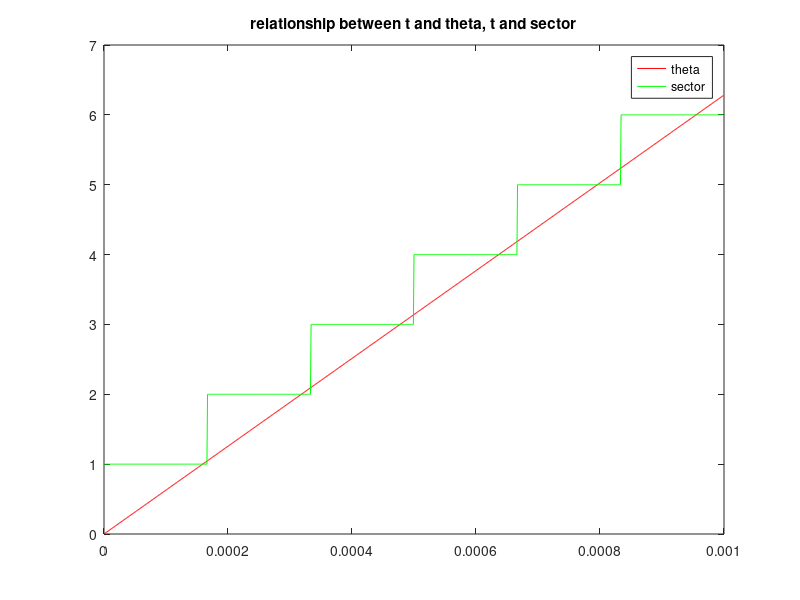
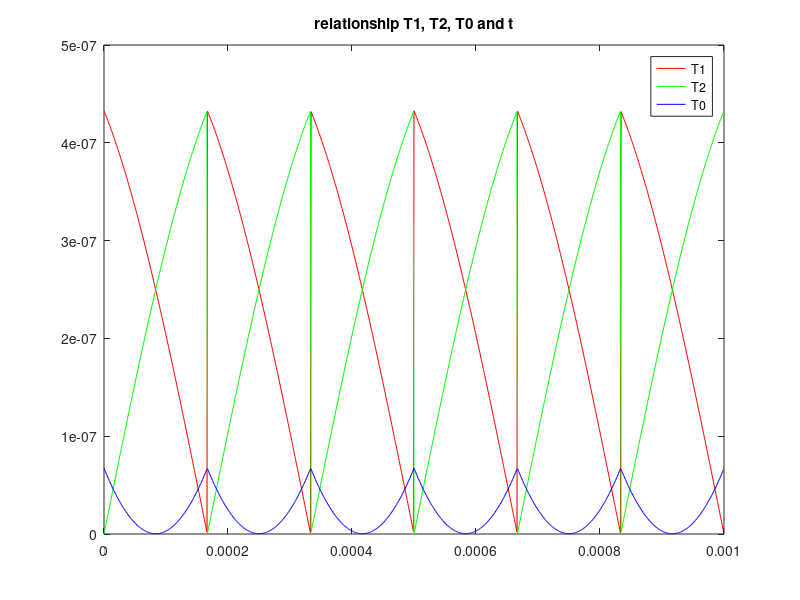
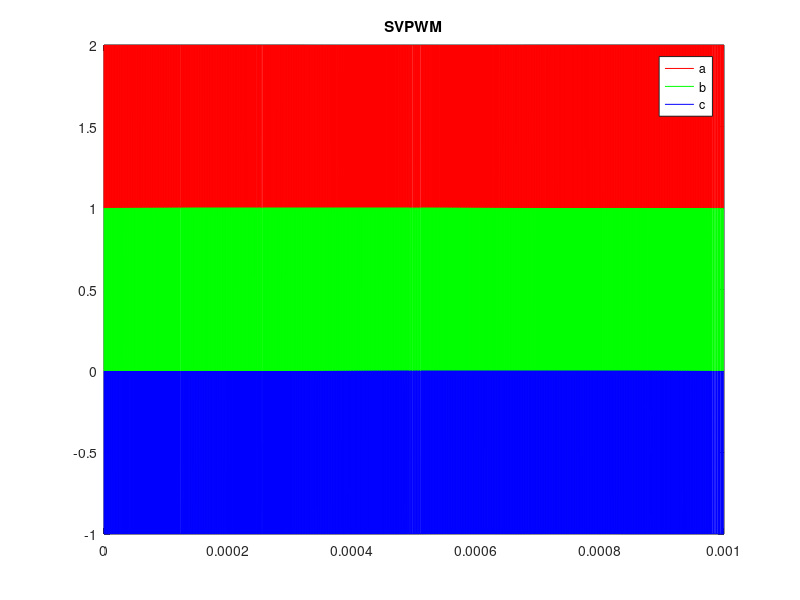
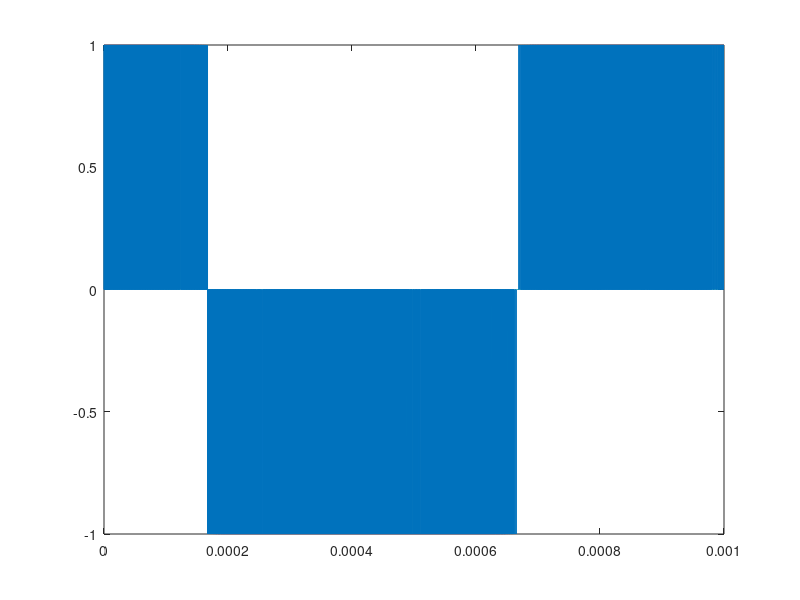

MATLAB code for these plots, in order:
clear;
# Parameters about the motor
Vdc = 12; % input voltage  of the VSI
f = 1000; % fundamental frequency Hz

# time used for running a cycle
Tcycle = 1 / f; 

# Parameters about the PWM
Fpwm = 1e6; % 10MHz

# time precision 
Tpwm = 1 / Fpwm; % 1us

# lapse time
t = 0 : Tpwm : Tcycle - Tpwm;

# calculate the angle theta
theta = 2 * pi * f * t;

# calculate the sector
sector = fix(theta / pi * 3) + 1;

# plot the time and angle
figure 1;
plot(t, theta, 'r'); 
hold on;
plot(t, sector, 'g');
legend('theta', 'sector');
title('relationship between t and theta, t and sector');

# calculate the Vref 
Vref = 0.577 * Vdc; 

# calculate the T1, T2, T3
Tpwm = 1 / Fpwm;
Tz = Tpwm / 2;
T1 = sqrt(3) * Tz * Vref * sin(sector * pi / 3 - theta) / Vdc;
T2 = sqrt(3) * Tz * Vref * sin(theta - (sector - 1) * pi / 3) / Vdc;
T0 = Tz - T1 - T2;

# plot the relationship between time and T1, T2, T3
figure 2;
plot(t, T1, 'r');
hold on;
plot(t, T2, 'g');
hold on;
plot(t, T0, 'b');
legend('T1', 'T2', 'T0');
title('relationship T1, T2, T0 and t');

# initialize the a, b, c vectors
Ts = 1 / 6 / f; % time spent in a sector

# how many Tpwm in a sector
Npwm = Ts / Tpwm;

# angle changed in a Tpwm period
Cangle = f * Tpwm * 360;

# pwm precision
Ppwm = 0.01;

for  t1 = 0 : Tpwm : Tcycle - Tpwm
  # calculate the angle theta
  theta = 2 * pi * f * t1;
  
  # calculate current pwm period
  period = fix(t1 / Tpwm);

  # calculate the sector
  sector = fix(theta / pi * 3) + 1;
  T1 = sqrt(3) * Tz * Vref * sin(sector * pi / 3 - theta) / Vdc;
  T2 = sqrt(3) * Tz * Vref * sin(theta - (sector - 1) * pi / 3) / Vdc;
  T0 = Tz - T1 - T2;
  
  start_index = period / Ppwm + 1;
  end_index = (period + 1) / Ppwm;
  
  switch(sector)
    case {1}
      points = fix(T0 / 2 / Tpwm / Ppwm);
      a(start_index : start_index + points) = 0; 
      b(start_index : start_index + points) = 0; 
      c(start_index : start_index + points) = 0; 
      a(end_index - points : end_index) = 0;
      b(end_index - points : end_index) = 0;
      c(end_index - points : end_index) = 0;
      
      start_index = start_index + points + 1;
      end_index = end_index - points - 1;
      points = fix(T1 / Tpwm / Ppwm);
      a(start_index : start_index + points) = 1; 
      b(start_index : start_index + points) = 0; 
      c(start_index : start_index + points) = 0; 
      a(end_index - points : end_index) = 1;
      b(end_index - points : end_index) = 0;
      c(end_index - points : end_index) = 0;
      
      start_index = start_index + points + 1;
      end_index = end_index - points - 1;
      points = fix(T2 / Tpwm / Ppwm);
      a(start_index : start_index + points) = 1; 
      b(start_index : start_index + points) = 1; 
      c(start_index : start_index + points) = 0; 
      a(end_index - points : end_index) = 1;
      b(end_index - points : end_index) = 1;
      c(end_index - points : end_index) = 0;
      
      start_index = start_index + points + 1;
      end_index = end_index - points - 1;
      points = fix(T0 / 2 / Tpwm / Ppwm);
      a(start_index : start_index + points) = 1; 
      b(start_index : start_index + points) = 1; 
      c(start_index : start_index + points) = 1; 
      a(end_index - points : end_index) = 1;
      b(end_index - points : end_index) = 1;
      c(end_index - points : end_index) = 1;
    case {2}
      points = fix(T0 / 2 / Tpwm / Ppwm);
      a(start_index : start_index + points) = 0; 
      b(start_index : start_index + points) = 0; 
      c(start_index : start_index + points) = 0; 
      a(end_index - points : end_index) = 0;
      b(end_index - points : end_index) = 0;
      c(end_index - points : end_index) = 0;
      
      start_index = start_index + points + 1;
      end_index = end_index - points - 1;
      points = fix(T2 / Tpwm / Ppwm);
      a(start_index : start_index + points) = 0; 
      b(start_index : start_index + points) = 1; 
      c(start_index : start_index + points) = 0; 
      a(end_index - points : end_index) = 0;
      b(end_index - points : end_index) = 1;
      c(end_index - points : end_index) = 0;
      
      start_index = start_index + points + 1;
      end_index = end_index - points - 1;
      points = fix(T1 / Tpwm / Ppwm);
      a(start_index : start_index + points) = 1; 
      b(start_index : start_index + points) = 1; 
      c(start_index : start_index + points) = 0; 
      a(end_index - points : end_index) = 1;
      b(end_index - points : end_index) = 1;
      c(end_index - points : end_index) = 0;
      
      start_index = start_index + points + 1;
      end_index = end_index - points - 1;
      points = fix(T0 / 2 / Tpwm / Ppwm);
      a(start_index : start_index + points) = 1; 
      b(start_index : start_index + points) = 1; 
      c(start_index : start_index + points) = 1; 
      a(end_index - points : end_index) = 1;
      b(end_index - points : end_index) = 1;
      c(end_index - points : end_index) = 1;
    case {3}
      points = fix(T0 / 2 / Tpwm / Ppwm);
      a(start_index : start_index + points) = 0; 
      b(start_index : start_index + points) = 0; 
      c(start_index : start_index + points) = 0; 
      a(end_index - points : end_index) = 0;
      b(end_index - points : end_index) = 0;
      c(end_index - points : end_index) = 0;
      
      start_index = start_index + points + 1;
      end_index = end_index - points - 1;
      points = fix(T1 / Tpwm / Ppwm);
      a(start_index : start_index + points) = 0; 
      b(start_index : start_index + points) = 1; 
      c(start_index : start_index + points) = 0; 
      a(end_index - points : end_index) = 0;
      b(end_index - points : end_index) = 1;
      c(end_index - points : end_index) = 0;
      
      start_index = start_index + points + 1;
      end_index = end_index - points - 1;
      points = fix(T2 / Tpwm / Ppwm);
      a(start_index : start_index + points) = 0; 
      b(start_index : start_index + points) = 1; 
      c(start_index : start_index + points) = 1; 
      a(end_index - points : end_index) = 0;
      b(end_index - points : end_index) = 1;
      c(end_index - points : end_index) = 1;
      
      start_index = start_index + points + 1;
      end_index = end_index - points - 1;
      points = fix(T0 / 2 / Tpwm / Ppwm);
      a(start_index : start_index + points) = 1; 
      b(start_index : start_index + points) = 1; 
      c(start_index : start_index + points) = 1; 
      a(end_index - points : end_index) = 1;
      b(end_index - points : end_index) = 1;
      c(end_index - points : end_index) = 1;
    case {4}
      points = fix(T0 / 2 / Tpwm / Ppwm);
      a(start_index : start_index + points) = 0; 
      b(start_index : start_index + points) = 0; 
      c(start_index : start_index + points) = 0; 
      a(end_index - points : end_index) = 0;
      b(end_index - points : end_index) = 0;
      c(end_index - points : end_index) = 0;
      
      start_index = start_index + points + 1;
      end_index = end_index - points - 1;
      points = fix(T2 / Tpwm / Ppwm);
      a(start_index : start_index + points) = 0; 
      b(start_index : start_index + points) = 0; 
      c(start_index : start_index + points) = 1; 
      a(end_index - points : end_index) = 0;
      b(end_index - points : end_index) = 0;
      c(end_index - points : end_index) = 1;
      
      start_index = start_index + points + 1;
      end_index = end_index - points - 1;
      points = fix(T1 / Tpwm / Ppwm);
      a(start_index : start_index + points) = 0; 
      b(start_index : start_index + points) = 1; 
      c(start_index : start_index + points) = 1; 
      a(end_index - points : end_index) = 0;
      b(end_index - points : end_index) = 1;
      c(end_index - points : end_index) = 1;
      
      start_index = start_index + points + 1;
      end_index = end_index - points - 1;
      points = fix(T0 / 2 / Tpwm / Ppwm);
      a(start_index : start_index + points) = 1; 
      b(start_index : start_index + points) = 1; 
      c(start_index : start_index + points) = 1; 
      a(end_index - points : end_index) = 1;
      b(end_index - points : end_index) = 1;
      c(end_index - points : end_index) = 1;
    case {5}
      points = fix(T0 / 2 / Tpwm / Ppwm);
      a(start_index : start_index + points) = 0; 
      b(start_index : start_index + points) = 0; 
      c(start_index : start_index + points) = 0; 
      a(end_index - points : end_index) = 0;
      b(end_index - points : end_index) = 0;
      c(end_index - points : end_index) = 0;
      
      start_index = start_index + points + 1;
      end_index = end_index - points - 1;
      points = fix(T1 / Tpwm / Ppwm);
      a(start_index : start_index + points) = 0; 
      b(start_index : start_index + points) = 0; 
      c(start_index : start_index + points) = 1; 
      a(end_index - points : end_index) = 0;
      b(end_index - points : end_index) = 0;
      c(end_index - points : end_index) = 1;
      
      start_index = start_index + points + 1;
      end_index = end_index - points - 1;
      points = fix(T2 / Tpwm / Ppwm);
      a(start_index : start_index + points) = 1; 
      b(start_index : start_index + points) = 0; 
      c(start_index : start_index + points) = 1; 
      a(end_index - points : end_index) = 1;
      b(end_index - points : end_index) = 0;
      c(end_index - points : end_index) = 1;
      
      start_index = start_index + points + 1;
      end_index = end_index - points - 1;
      points = fix(T0 / 2 / Tpwm / Ppwm);
      a(start_index : start_index + points) = 1; 
      b(start_index : start_index + points) = 1; 
      c(start_index : start_index + points) = 1; 
      a(end_index - points : end_index) = 1;
      b(end_index - points : end_index) = 1;
      c(end_index - points : end_index) = 1;
    case {6}
      points = fix(T0 / 2 / Tpwm / Ppwm);
      a(start_index : start_index + points) = 0; 
      b(start_index : start_index + points) = 0; 
      c(start_index : start_index + points) = 0; 
      a(end_index - points : end_index) = 0;
      b(end_index - points : end_index) = 0;
      c(end_index - points : end_index) = 0;
      
      start_index = start_index + points + 1;
      end_index = end_index - points - 1;
      points = fix(T2 / Tpwm / Ppwm);
      a(start_index : start_index + points) = 1; 
      b(start_index : start_index + points) = 0; 
      c(start_index : start_index + points) = 0; 
      a(end_index - points : end_index) = 1;
      b(end_index - points : end_index) = 0;
      c(end_index - points : end_index) = 0;
      
      start_index = start_index + points + 1;
      end_index = end_index - points - 1;
      points = fix(T1 / Tpwm / Ppwm);
      a(start_index : start_index + points) = 1; 
      b(start_index : start_index + points) = 0; 
      c(start_index : start_index + points) = 1; 
      a(end_index - points : end_index) = 1;
      b(end_index - points : end_index) = 0;
      c(end_index - points : end_index) = 1;
      
      start_index = start_index + points + 1;
      end_index = end_index - points - 1;
      points = fix(T0 / 2 / Tpwm / Ppwm);
      a(start_index : start_index + points) = 1; 
      b(start_index : start_index + points) = 1; 
      c(start_index : start_index + points) = 1; 
      a(end_index - points : end_index) = 1;
      b(end_index - points : end_index) = 1;
      c(end_index - points : end_index) = 1;
  end
end

figure 3;
t2 = 0 : Tpwm * Ppwm : Tcycle - Tpwm - Tpwm * Ppwm;
plot(t2, a + 1, 'r');
hold on;
plot(t2, b, 'g');
hold on;
plot(t2, c - 1, 'b');
title('SVPWM');
legend('a', 'b', 'c');

figure 4;
d = a - b;
plot(t2, d);

